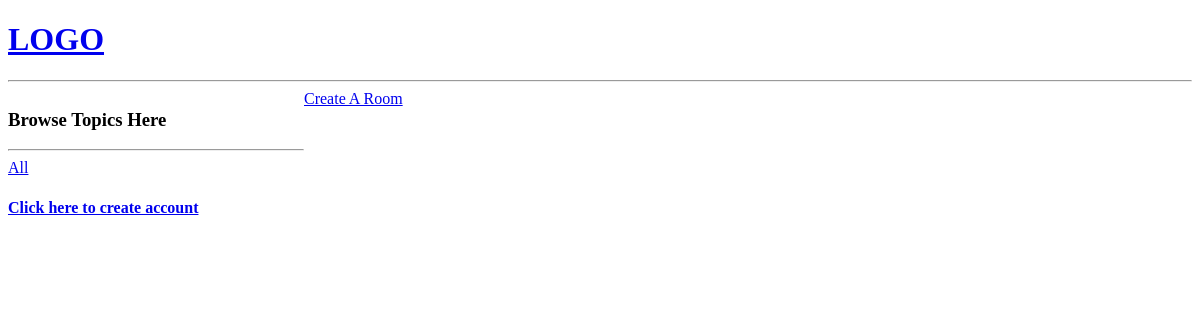
The app's page /?q=Python, older data.
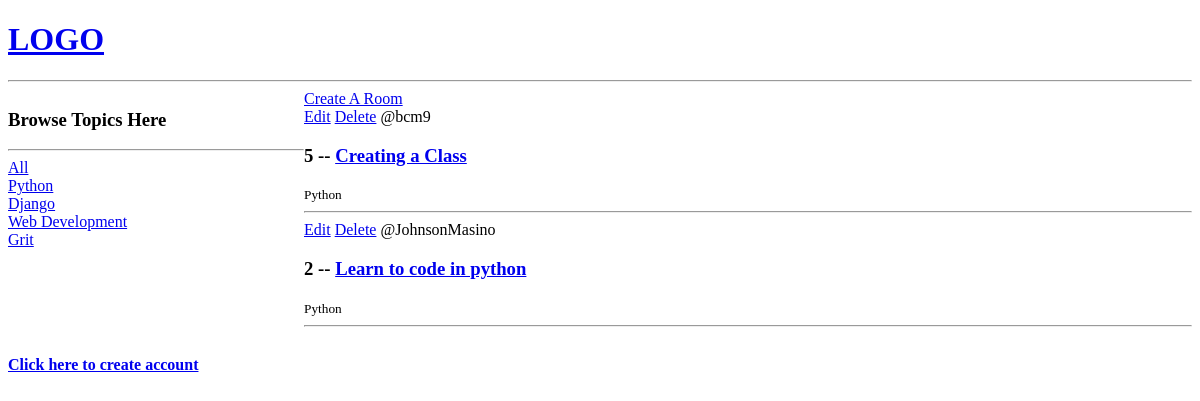
The same page, newer data.
### NinazHairline/models.py (models this page shows, shortened)
class Topic(models.Model):
    name = models.CharField(max_length=200)

class Service(models.Model):
    host = models.ForeignKey(User, on_delete=models.SET_NULL, null=True)
    topic = models.ForeignKey(Topic, on_delete=models.SET_NULL, null=True)
    name = models.CharField(max_length=200)
    description = models.TextField(null=True, blank=True)
    updated = models.DateTimeField(auto_now=True)
    created = models.DateTimeField(auto_now_add=True)
    class Meta:
        ordering = ['-updated', '-created']

### NinazHairline/views.py (the view)
# urls.py: path('', views.home, name="home"),
def home(request):
    q = request.GET.get('q') if request.GET.get('q') != None else ''
    services = Service.objects.filter(topic__name__icontains=q)
    topics = Topic.objects.all()
    context = {'services': services, 'topics': topics}
    return render(request, 'NinazHairline/home.html', context)

### NinazHairline/Templates/NinazHairline/home.html (shortened to what this page needs)
{% extends 'NinazHairline/main.html' %}
{% load socialaccount %}
{% block content %}
<div class="home-container">
    <div>
        <h3>Browse Topics Here</h3>
        <hr>
        <div>
            <a href="{% url 'home' %}">All</a>
        </div>
        {% for topic in topics %}
        <div>
            <a href="{% url 'home'  %}?q={{topic.name}}">{{topic.name}}</a>
        </div>
        {% endfor %}
    </div>
    <div>
        <a href="{% url 'create-service' %}">Create A Room</a>
    <div>
        {% for service in services %}
            <div>
                <a href="{% url 'update-service' service.id %}">Edit</a>
                <a href="{% url 'delete-service' service.id %}">Delete</a>
                <span>@{{service.host.username}}</span>
                <h3>{{service.id}} -- <a href="{% url 'service' service.id %}">{{service.name}}</a></h3>
                <small>{{service.topic.name}}</small>
                <hr>
            </div>
        {% endfor %}
    </div>
    </div>
</div>
<h4>
    <a href="{% provider_login_url 'google' %}">Click here to create account</ha>
</h4>
{% endblock content %}

Row changes from the older to the newer data that the page shows:
added Topic: name "Python"
added Topic: name "Django"
added Topic: name "Web Development"
added Topic: name "Grit"
added Service: host.username "bcm9", id "5", name "Creating a Class", topic.name "Python"
added Service: host.username "JohnsonMasino", id "2", name "Learn to code in python", topic.name "Python"
